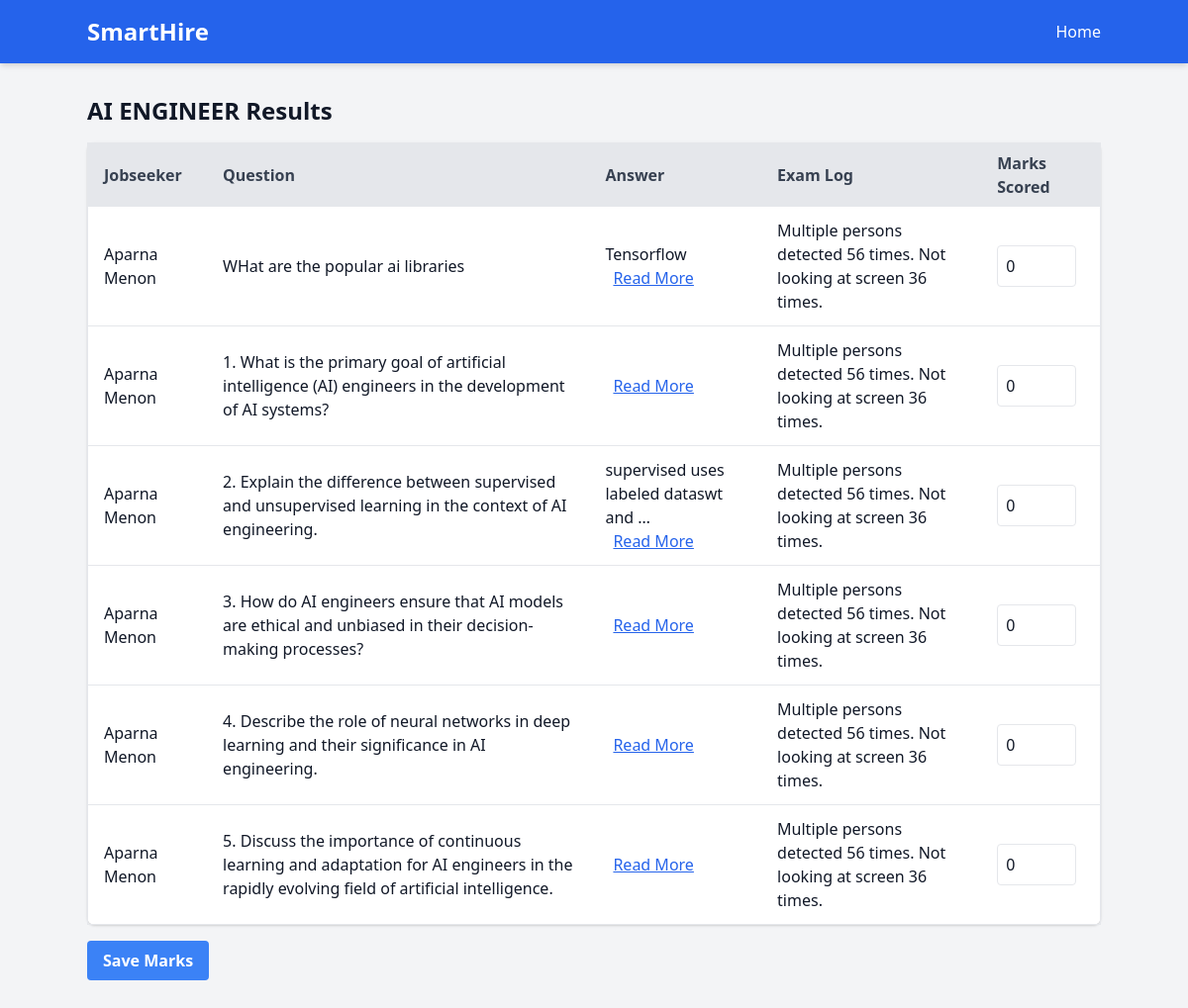
Page /exam/27/results/?jobseeker=32 on the committed database.
### job/models.py (models this page shows)
class Exam(models.Model):
    jobprovider = models.ForeignKey(JobproviderRegister, on_delete=models.CASCADE)
    job_requirements = models.ForeignKey(Jobrequirements, on_delete=models.CASCADE)
    title = models.CharField(max_length=100)
    time_limit = models.IntegerField(help_text="Time limit in minutes")
    created_at = models.DateTimeField(auto_now_add=True)

class Answers(models.Model):
    jobseeker = models.ForeignKey(JobseekerRegister, on_delete=models.CASCADE)
    exam_question = models.ForeignKey(ExamQuestion, on_delete=models.CASCADE)
    answer = models.TextField(null=True, blank=True)
    marks_scored = models.IntegerField(default=0,null=True, blank=True)
    exam_status= models.BooleanField(default=False,null=True,blank=True)
    exam_log = models.TextField(blank=True,null=True,default='good')

class JobseekerRegister(models.Model):
    name = models.CharField(max_length=50,null=True, blank=True)
    email = models.EmailField(max_length=50,null=True, blank=True ,unique=True)
    password = models.CharField(max_length=50,null=True, blank=True)
    phone_number = models.CharField(max_length=15, null=True, blank=True)

class ExamQuestion(models.Model):
    exam = models.ForeignKey(Exam, related_name='questions', on_delete=models.CASCADE)
    question_text = models.TextField()
    max_marks = models.IntegerField(help_text="Maximum marks for this question")
    scored=models.IntegerField(default=0,null=True,blank=True)

### job/views.py (the view, shortened to what this page needs)
# urls.py: path('exam/<int:exam_id>/results/', exam_results, name='exam_results'),
def exam_results(request, exam_id):
    exam = get_object_or_404(Exam, id=exam_id)
    jobseeker_id = request.GET.get('jobseeker')
    if not jobseeker_id:
        return redirect('exam_attendees', exam_id=exam_id)  # or some error page
    answers = Answers.objects.filter(
        exam_question__exam=exam,
        exam_status=True,
        jobseeker__id=jobseeker_id
    )
    return render(request, 'exam_results.html', {'exam': exam, 'answers': answers})

### job/templates/exam_results.html (shortened to what this page needs)
<!DOCTYPE html>
<html lang="en">
<head>
    <link href="https://cdn.jsdelivr.net/npm/tailwindcss@2.2.19/dist/tailwind.min.css" rel="stylesheet">
</head>
<body class="bg-gray-100 text-gray-900">
    <nav class="bg-blue-600 text-white py-4 shadow-md">
        <div class="container mx-auto flex justify-between items-center">
            <a href="" class="text-2xl font-bold">SmartHire</a>
            <ul class="flex space-x-4">
                <li><a href="/jobprovideindex/" class="hover:text-yellow-300">Home</a></li>
            </ul>
        </div>
    </nav>
    <div class="container mx-auto py-8">
        <h1 class="text-2xl font-bold mb-4">{{ exam.title }} Results</h1>
        {% if answers %}
        <form method="POST">
            <table class="table-auto min-w-full bg-white border border-gray-200 rounded-lg shadow">
                <thead class="bg-gray-200 text-gray-700">
                    <tr>
                        <th class="py-2 px-4 text-left">Jobseeker</th>
                        <th class="py-2 px-4 text-left">Question</th>
                        <th class="py-2 px-4 text-left">Answer</th>
                        <th class="py-2 px-4 text-left">Exam Log</th>
                        <th class="py-2 px-4 text-left">Marks Scored</th>
                    </tr>
                </thead>
                <tbody>
                    {% for answer in answers %}
                    <tr class="border-b hover:bg-gray-50 transition">
                        <td class="py-3 px-4">{{ answer.jobseeker.name }}</td>
                        <td class="py-3 px-4">{{ answer.exam_question.question_text }}</td>
                        <td class="py-3 px-4">
                            <div class="truncate-text">{{ answer.answer|truncatewords:5 }}</div>
                            <button type="button" onclick="openModal(`{{ answer.answer }}`)" class="text-blue-600 underline ml-2">
                                Read More
                            </button>
                        </td>
                        <td class="py-3 px-4">{{ answer.exam_log }}</td>
                        <td class="py-3 px-4">
                            <input type="number" name="marks_{{ answer.id }}" value="{{ answer.marks_scored }}" class="w-20 p-2 border rounded" aria-label="Marks for {{ answer.jobseeker.name }}">
                        </td>
                    </tr>
                    {% endfor %}
                </tbody>
            </table>
            <button type="submit" class="mt-4 bg-blue-500 text-white font-bold py-2 px-4 rounded hover:bg-blue-600">
                Save Marks
            </button>
        </form>
        {% else %}
        <p class="text-center">No answers found for this exam.</p>
        {% endif %}
    </div>
</body>
</html>

### rows in the picture
Exam: title "AI ENGINEER"
Answers: jobseeker.name "Aparna Menon", exam_question.question_text "WHat are the popular ai libraries", answer "Tensorflow", exam_log "Multiple persons detected 56 times. Not looking at screen 36 times.", marks_scored "0"
Answers: jobseeker.name "Aparna Menon", exam_question.question_text "1. What is the primary goal of artificial intelligence (AI) engineers in the development of AI systems?", exam_log "Multiple persons detected 56 times. Not looking at screen 36 times.", marks_scored "0"
Answers: jobseeker.name "Aparna Menon", exam_question.question_text "2. Explain the difference between supervised and unsupervised learning in the context of AI engineering.", answer "supervised uses labeled dataswt and …", exam_log "Multiple persons detected 56 times. Not looking at screen 36 times.", marks_scored "0"
Answers: jobseeker.name "Aparna Menon", exam_question.question_text "3. How do AI engineers ensure that AI models are ethical and unbiased in their decision-making processes?", exam_log "Multiple persons detected 56 times. Not looking at screen 36 times.", marks_scored "0"
Answers: jobseeker.name "Aparna Menon", exam_question.question_text "4. Describe the role of neural networks in deep learning and their significance in AI engineering.", exam_log "Multiple persons detected 56 times. Not looking at screen 36 times.", marks_scored "0"
Answers: jobseeker.name "Aparna Menon", exam_question.question_text "5. Discuss the importance of continuous learning and adaptation for AI engineers in the rapidly evolving field of artificial intelligence.", exam_log "Multiple persons detected 56 times. Not looking at screen 36 times.", marks_scored "0"
